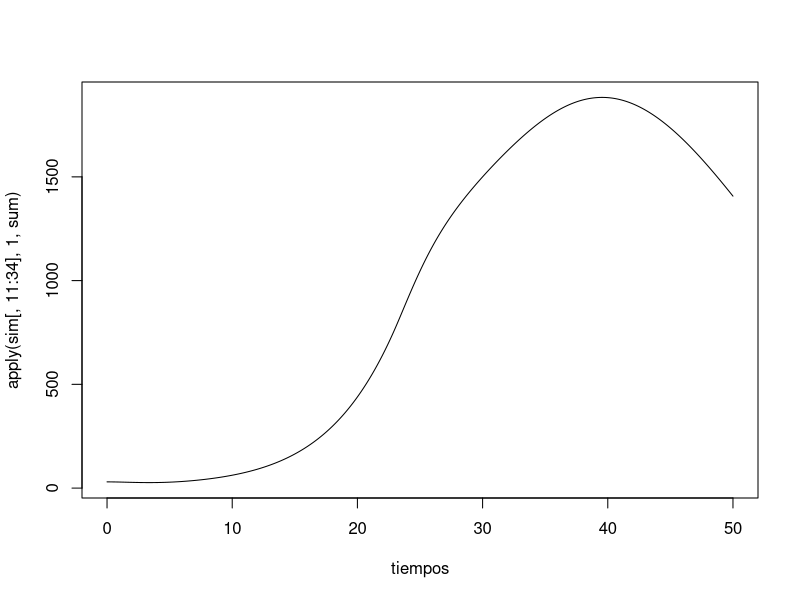

This figure's R source:
library(deSolve)
rm(list=ls())


r0curve<-function(t,ini,fin,cte){
  res<-ini
  if(t>23)res<-(fin+(ini-fin)*exp(-(t-23)/cte))
  return(res)
}

evenfun <- function(t, X_ini, parms)
{
  #bet1 <-r0curve(t, ini= 3.0, fin= 1.4,cte=10)
  #bet2 <-r0curve(t,ini= 3.0,fin= 1.4,cte=10)
  #bet12 <-(r0curve(t,ini= 3.0,fin=1.4,cte=10))
  #bet21 <-(r0curve(t,ini= 3.0,fin=1.4,cte=10))
  X_ini[['bet1']] <- ifelse( t< 23, 1  , .4)
  X_ini[['bet2']] <- ifelse( t< 23, 1 , .4)
  X_ini[['bet12']] <- ifelse( t< 23, 1 , .4)
  X_ini[['bet21']] <- ifelse( t< 23, 1 , .4)
  return(X_ini)
}


X_theta <- function(theta,t=tiempos, X_ini){
  SEIRmod <- function(t, x, theta) {
    params <- as.list(c(theta, x))
    with(params,
     {
       #bet1<<-r0curve(t, ini= 3.0, fin= 1.4,cte=10)*EI
       #bet2<<-r0curve(t,ini= 3.0,fin= 1.4,cte=10)*EI
       #bet12<<-(r0curve(t,ini= 3.0,fin=1.4,cte=10)*EI2)/5
       #bet21<<-(r0curve(t,ini= 3.0,fin=1.4,cte=10)*EI1)/10

       #bet1 <- 3.04#ifelse(t<0.2,bet1,1.2*EI)
       #bet2 <- 3.04#felse(t<0.2,bet2,1.2*EI)
       #bet12 <-3.04 #ifelse(t<0.2,bet12,1.2*EI/5)
       #bet21 <-3.04 #ifelse(t<0.2,bet21,1.2*EI/10)
       #browser()
       #if(round(t)%%100==0)
       cat("t:", t,"    bet1:", round(bet1 , 2),
           "    bet2:", round(bet2, 2),
           "    bet12:", round(bet12, 2), "    bet21:", round(bet21, 2),"\n")
         dS1_1 <- -bet1*S1_1*(I1_1_1+I1_2_1+I1_3_1+I1_4_1+I2_1_1+I2_2_1+I2_3_1+I2_4_1+I3_1_1+I3_2_1+I3_3_1+I3_4_1)/N1-
                   bet12*S1_1*(I1_1_2+I1_2_2+I1_3_2+I1_4_2+I2_1_2+I2_2_2+I2_3_2+I2_4_2+I3_1_2+I3_2_2+I3_3_2+I3_4_2)/N2
         dS2_1 <- -bet1*S2_1*(I1_1_1+I1_2_1+I1_3_1+I1_4_1+I2_1_1+I2_2_1+I2_3_1+I2_4_1+I3_1_1+I3_2_1+I3_3_1+I3_4_1)/N1-
                   bet12*S2_1*(I1_1_2+I1_2_2+I1_3_2+I1_4_2+I2_1_2+I2_2_2+I2_3_2+I2_4_2+I3_1_2+I3_2_2+I3_3_2+I3_4_2)/N2
         dS3_1 <- -bet1*S3_1*(I1_1_1+I1_2_1+I1_3_1+I1_4_1+I2_1_1+I2_2_1+I2_3_1+I2_4_1+I3_1_1+I3_2_1+I3_3_1+I3_4_1)/N1-
                   bet12*S3_1*(I1_1_2+I1_2_2+I1_3_2+I1_4_2+I2_1_2+I2_2_2+I2_3_2+I2_4_2+I3_1_2+I3_2_2+I3_3_2+I3_4_2)/N2

         dEP1_1 <-  bet1*S1_1*(I1_1_1+I1_2_1+I1_3_1+I1_4_1+I2_1_1+I2_2_1+I2_3_1+I2_4_1+I3_1_1+I3_2_1+I3_3_1+I3_4_1)/N1+
                   bet12*S1_1*(I1_1_2+I1_2_2+I1_3_2+I1_4_2+I2_1_2+I2_2_2+I2_3_2+I2_4_2+I3_1_2+I3_2_2+I3_3_2+I3_4_2)/N2-
                   sigma1*EP1_1
         dEP2_1 <-  bet1*S2_1*(I1_1_1+I1_2_1+I1_3_1+I1_4_1+I2_1_1+I2_2_1+I2_3_1+I2_4_1+I3_1_1+I3_2_1+I3_3_1+I3_4_1)/N1+
                   bet12*S2_1*(I1_1_2+I1_2_2+I1_3_2+I1_4_2+I2_1_2+I2_2_2+I2_3_2+I2_4_2+I3_1_2+I3_2_2+I3_3_2+I3_4_2)/N2-
                   sigma2*EP2_1
         dEP3_1 <-  bet1*S3_1*(I1_1_1+I1_2_1+I1_3_1+I1_4_1+I2_1_1+I2_2_1+I2_3_1+I2_4_1+I3_1_1+I3_2_1+I3_3_1+I3_4_1)/N1+
                   bet12*S3_1*(I1_1_2+I1_2_2+I1_3_2+I1_4_2+I2_1_2+I2_2_2+I2_3_2+I2_4_2+I3_1_2+I3_2_2+I3_3_2+I3_4_2)/N2-
                   sigma3*EP3_1

         dE1_1 <- sigma1*EP1_1-sigma1*E1_1
         dE2_1 <- sigma2*EP2_1-sigma2*E2_1
         dE3_1 <- sigma3*EP3_1-sigma3*E3_1

         dIP1_1_1 <- sigma1*alfa1_1*E1_1-gama1*IP1_1_1
         dIP1_2_1 <- sigma1*alfa1_2*E1_1-gama2*IP1_2_1
         dIP1_3_1 <- sigma1*alfa1_3*E1_1-gama3*IP1_3_1
         dIP1_4_1 <- sigma1*alfa1_4*E1_1-gama4*IP1_4_1
         dIP2_1_1 <- sigma2*alfa2_1*E2_1-gama1*IP2_1_1
         dIP2_2_1 <- sigma2*alfa2_2*E2_1-gama2*IP2_2_1
         dIP2_3_1 <- sigma2*alfa2_3*E2_1-gama3*IP2_3_1
         dIP2_4_1 <- sigma2*alfa2_4*E2_1-gama4*IP2_4_1
         dIP3_1_1 <- sigma3*alfa3_1*E3_1-gama1*IP3_1_1
         dIP3_2_1 <- sigma3*alfa3_2*E3_1-gama2*IP3_2_1
         dIP3_3_1 <- sigma3*alfa3_3*E3_1-gama3*IP3_3_1
         dIP3_4_1 <- sigma3*alfa3_4*E3_1-gama4*IP3_4_1

         dI1_1_1 <- gama1*IP1_1_1-gama1*I1_1_1
         dI1_2_1 <- gama2*IP1_2_1-gama2*I1_2_1
         dI1_3_1 <- gama3*IP1_3_1-gama3*I1_3_1
         dI1_4_1 <- gama4*IP1_4_1-gama4*I1_4_1
         dI2_1_1 <- gama1*IP2_1_1-gama1*I2_1_1
         dI2_2_1 <- gama2*IP2_2_1-gama2*I2_2_1
         dI2_3_1 <- gama3*IP2_3_1-gama3*I2_3_1
         dI2_4_1 <- gama4*IP2_4_1-gama4*I2_4_1
         dI3_1_1 <- gama1*IP3_1_1-gama1*I3_1_1
         dI3_2_1 <- gama2*IP3_2_1-gama2*I3_2_1
         dI3_3_1 <- gama3*IP3_3_1-gama3*I3_3_1
         dI3_4_1 <- gama4*IP3_4_1-gama4*I3_4_1

         dD1_1 <- gama1*delta1*I1_1_1+gama2*delta2*I1_2_1+gama3*delta3*I1_3_1+gama4*delta4*I1_4_1
         dD2_1 <- gama1*delta1*I2_1_1+gama2*delta2*I2_2_1+gama3*delta3*I2_3_1+gama4*delta4*I2_4_1
         dD3_1 <- gama1*delta1*I3_1_1+gama2*delta2*I3_2_1+gama3*delta3*I3_3_1+gama4*delta4*I3_4_1

         dR1_1 <- gama1*(1-delta1)*I1_1_1+gama2*(1-delta2)*I1_2_1+gama3*(1-delta3)*I1_3_1+gama4*(1-delta4)*I1_4_1
         dR2_1 <- gama1*(1-delta1)*I2_1_1+gama2*(1-delta2)*I2_2_1+gama3*(1-delta3)*I2_3_1+gama4*(1-delta4)*I2_4_1
         dR3_1 <- gama1*(1-delta1)*I3_1_1+gama2*(1-delta2)*I3_2_1+gama3*(1-delta3)*I3_3_1+gama4*(1-delta4)*I3_4_1

         dY1_2_1 <- sigma1*alfa1_2*lambda1*E1_1
         dY1_3_1 <- sigma1*alfa1_3*lambda1*E1_1
         dY1_4_1 <- sigma1*alfa1_4*lambda1*E1_1
         dY2_2_1 <- sigma2*alfa2_2*lambda2*E2_1
         dY2_3_1 <- sigma2*alfa2_3*lambda2*E2_1
         dY2_4_1 <- sigma2*alfa2_4*lambda2*E2_1
         dY3_2_1 <- sigma3*alfa3_2*lambda3*E3_1
         dY3_3_1 <- sigma3*alfa3_3*lambda3*E3_1
         dY3_4_1 <- sigma3*alfa3_4*lambda3*E3_1

         dS1_2 <- -bet1*S1_2*(I1_1_2+I1_2_2+I1_3_2+I1_4_2+I2_1_2+I2_2_2+I2_3_2+I2_4_2+I3_1_2+I3_2_2+I3_3_2+I3_4_2)/N2-
                  bet21*S1_2*(I1_1_1+I1_2_1+I1_3_1+I1_4_1+I2_1_1+I2_2_1+I2_3_1+I2_4_1+I3_1_1+I3_2_1+I3_3_1+I3_4_1)/N1
         dS2_2 <- -bet1*S2_2*(I1_1_2+I1_2_2+I1_3_2+I1_4_2+I2_1_2+I2_2_2+I2_3_2+I2_4_2+I3_1_2+I3_2_2+I3_3_2+I3_4_2)/N2-
                  bet21*S2_2*(I1_1_1+I1_2_1+I1_3_1+I1_4_1+I2_1_1+I2_2_1+I2_3_1+I2_4_1+I3_1_1+I3_2_1+I3_3_1+I3_4_1)/N1
         dS3_2 <- -bet1*S3_2*(I1_1_2+I1_2_2+I1_3_2+I1_4_2+I2_1_2+I2_2_2+I2_3_2+I2_4_2+I3_1_2+I3_2_2+I3_3_2+I3_4_2)/N2-
                  bet21*S3_2*(I1_1_1+I1_2_1+I1_3_1+I1_4_1+I2_1_1+I2_2_1+I2_3_1+I2_4_1+I3_1_1+I3_2_1+I3_3_1+I3_4_1)/N1


         dEP1_2 <- bet1*S1_2*(I1_1_2+I1_2_2+I1_3_2+I1_4_2+I2_1_2+I2_2_2+I2_3_2+I2_4_2+I3_1_2+I3_2_2+I3_3_2+I3_4_2)/N2+
                  bet21*S1_2*(I1_1_1+I1_2_1+I1_3_1+I1_4_1+I2_1_1+I2_2_1+I2_3_1+I2_4_1+I3_1_1+I3_2_1+I3_3_1+I3_4_1)/N1-
                  sigma1*EP1_2
         dEP2_2 <- bet1*S2_2*(I1_1_2+I1_2_2+I1_3_2+I1_4_2+I2_1_2+I2_2_2+I2_3_2+I2_4_2+I3_1_2+I3_2_2+I3_3_2+I3_4_2)/N2+
                  bet21*S2_2*(I1_1_1+I1_2_1+I1_3_1+I1_4_1+I2_1_1+I2_2_1+I2_3_1+I2_4_1+I3_1_1+I3_2_1+I3_3_1+I3_4_1)/N1-
                  sigma2*EP2_2
         dEP3_2 <- bet1*S3_2*(I1_1_2+I1_2_2+I1_3_2+I1_4_2+I2_1_2+I2_2_2+I2_3_2+I2_4_2+I3_1_2+I3_2_2+I3_3_2+I3_4_2)/N2+
                  bet21*S3_2*(I1_1_1+I1_2_1+I1_3_1+I1_4_1+I2_1_1+I2_2_1+I2_3_1+I2_4_1+I3_1_1+I3_2_1+I3_3_1+I3_4_1)/N1-
                  sigma3*EP3_2

         dE1_2 <- sigma1*EP1_2-sigma1*E1_2
         dE2_2 <- sigma2*EP2_2-sigma2*E2_2
         dE3_2 <- sigma3*EP3_2-sigma3*E3_2

         dIP1_1_2 <- sigma1*alfa1_1*E1_2-gama1*IP1_1_2
         dIP1_2_2 <- sigma1*alfa1_2*E1_2-gama2*IP1_2_2
         dIP1_3_2 <- sigma1*alfa1_3*E1_2-gama3*IP1_3_2
         dIP1_4_2 <- sigma1*alfa1_4*E1_2-gama4*IP1_4_2
         dIP2_1_2 <- sigma2*alfa2_1*E2_2-gama1*IP2_1_2
         dIP2_2_2 <- sigma2*alfa2_2*E2_2-gama2*IP2_2_2
         dIP2_3_2 <- sigma2*alfa2_3*E2_2-gama3*IP2_3_2
         dIP2_4_2 <- sigma2*alfa2_4*E2_2-gama4*IP2_4_2
         dIP3_1_2 <- sigma3*alfa3_1*E3_2-gama1*IP3_1_2
         dIP3_2_2 <- sigma3*alfa3_2*E3_2-gama2*IP3_2_2
         dIP3_3_2 <- sigma3*alfa3_3*E3_2-gama3*IP3_3_2
         dIP3_4_2 <- sigma3*alfa3_4*E3_2-gama4*IP3_4_2

         dI1_1_2 <- gama1*IP1_1_2-gama1*I1_1_2
         dI1_2_2 <- gama2*IP1_2_2-gama2*I1_2_2
         dI1_3_2 <- gama3*IP1_3_2-gama3*I1_3_2
         dI1_4_2 <- gama4*IP1_4_2-gama4*I1_4_2
         dI2_1_2 <- gama1*IP2_1_2-gama1*I2_1_2
         dI2_2_2 <- gama2*IP2_2_2-gama2*I2_2_2
         dI2_3_2 <- gama3*IP2_3_2-gama3*I2_3_2
         dI2_4_2 <- gama4*IP2_4_2-gama4*I2_4_2
         dI3_1_2 <- gama1*IP3_1_2-gama1*I3_1_2
         dI3_2_2 <- gama2*IP3_2_2-gama2*I3_2_2
         dI3_3_2 <- gama3*IP3_3_2-gama3*I3_3_2
         dI3_4_2 <- gama4*IP3_4_2-gama4*I3_4_2

         dD1_2 <- gama1*delta1*I1_1_2+gama2*delta2*I1_2_2+gama3*delta3*I1_3_2+gama4*delta4*I1_4_2
         dD2_2 <- gama1*delta1*I2_1_2+gama2*delta2*I2_2_2+gama3*delta3*I2_3_2+gama4*delta4*I2_4_2
         dD3_2 <- gama1*delta1*I3_1_2+gama2*delta2*I3_2_2+gama3*delta3*I3_3_2+gama4*delta4*I3_4_2

         dR1_2 <- gama1*(1-delta1)*I1_1_2+gama2*(1-delta2)*I1_2_2+gama3*(1-delta3)*I1_3_2+gama4*(1-delta4)*I1_4_2
         dR2_2 <- gama1*(1-delta1)*I2_1_2+gama2*(1-delta2)*I2_2_2+gama3*(1-delta3)*I2_3_2+gama4*(1-delta4)*I2_4_2
         dR3_2 <- gama1*(1-delta1)*I3_1_2+gama2*(1-delta2)*I3_2_2+gama3*(1-delta3)*I3_3_2+gama4*(1-delta4)*I3_4_2

         dY1_2_2 <- sigma1*alfa1_2*lambda1*E1_2
         dY1_3_2 <- sigma1*alfa1_3*lambda1*E1_2
         dY1_4_2 <- sigma1*alfa1_4*lambda1*E1_2
         dY2_2_2 <- sigma2*alfa2_2*lambda2*E2_2
         dY2_3_2 <- sigma2*alfa2_3*lambda2*E2_2
         dY2_4_2 <- sigma2*alfa2_4*lambda2*E2_2
         dY3_2_2 <- sigma3*alfa3_2*lambda3*E3_2
         dY3_3_2 <- sigma3*alfa3_3*lambda3*E3_2
         dY3_4_2 <- sigma3*alfa3_4*lambda3*E3_2

                  res<-c(dS1_1,
                         dS2_1,
                         dS3_1,
                         dEP1_1,
                         dEP2_1,
                         dEP3_1,
                         dE1_1,
                         dE2_1,
                         dE3_1,
                         dIP1_1_1,
                         dIP1_2_1,
                         dIP1_3_1,
                         dIP1_4_1,
                         dIP2_1_1,
                         dIP2_2_1,
                         dIP2_3_1,
                         dIP2_4_1,
                         dIP3_1_1,
                         dIP3_2_1,
                         dIP3_3_1,
                         dIP3_4_1,
                         dI1_1_1,
                         dI1_2_1,
                         dI1_3_1,
                         dI1_4_1,
                         dI2_1_1,
                         dI2_2_1,
                         dI2_3_1,
                         dI2_4_1,
                         dI3_1_1,
                         dI3_2_1,
                         dI3_3_1,
                         dI3_4_1,
                         dD1_1,
                         dD2_1,
                         dD3_1,
                         dR1_1,
                         dR2_1,
                         dR3_1,
                         dY1_2_1,
                         dY1_3_1,
                         dY1_4_1,
                         dY2_2_1,
                         dY2_3_1,
                         dY2_4_1,
                         dY3_2_1,
                         dY3_3_1,
                         dY3_4_1,
                         dS1_2,
                         dS2_2,
                         dS3_2,
                         dEP1_2,
                         dEP2_2,
                         dEP3_2,
                         dE1_2,
                         dE2_2,
                         dE3_2,
                         dIP1_1_2,
                         dIP1_2_2,
                         dIP1_3_2,
                         dIP1_4_2,
                         dIP2_1_2,
                         dIP2_2_2,
                         dIP2_3_2,
                         dIP2_4_2,
                         dIP3_1_2,
                         dIP3_2_2,
                         dIP3_3_2,
                         dIP3_4_2,
                         dI1_1_2,
                         dI1_2_2,
                         dI1_3_2,
                         dI1_4_2,
                         dI2_1_2,
                         dI2_2_2,
                         dI2_3_2,
                         dI2_4_2,
                         dI3_1_2,
                         dI3_2_2,
                         dI3_3_2,
                         dI3_4_2,
                         dD1_2,
                         dD2_2,
                         dD3_2,
                         dR1_2,
                         dR2_2,
                         dR3_2,
                         dY1_2_2,
                         dY1_3_2,
                         dY1_4_2,
                         dY2_2_2,
                         dY2_3_2,
                         dY2_4_2,
                         dY3_2_2,
                         dY3_3_2,
                         dY3_4_2,
                         bet1, bet2, bet12, bet21)
        list(res) }
    ) }
  out <- lsoda(X_ini, t, SEIRmod, theta,
               events = list(func=evenfun, time=tiempos))
  #out[which(out[,3]<0),3]<-0
  return(out)
}

##############################


N1 = 10000
N2 = 90000

alfa <- matrix(c(0.3,0.55,0.1,0.05,0.3,0.55,0.1,0.05,0.3,0.55,0.1,0.05),4,3) #carlos
alfa <- t(t(alfa)*c(0.33,0.66,1))  #diminuyo por grupo de edad
alfa[1,] <- 1- colSums(alfa[2:4,])
colSums(alfa)  #tienen que ser un vector de 1's
alfa <- as.vector(alfa)
names(alfa) <- paste0("alfa",rep(1:3,each=4), "_", rep(1:4, 3))

theta<-c(sigma1 = 0.4
         ,sigma2 = 0.4
         ,sigma3 = 0.4
         ,gama1 =  0.36#1/14
         ,gama2 =  0.25#1/21
         ,gama3 =  0.21#1/25
         ,gama4 =  0.21#1/25
         ,alfa
         ,delta1 = 0.001
         ,delta2 = 0.01
         ,delta3 = 0.15
         ,delta4 = 0.55
         ,lambda1= 0.1
         ,lambda2= 0.1
         ,lambda3= 0.1
         , EI= 10
         , EI1= 10
         , EI2= 10
         , N1=N1
         , N2=N2
)


X_ini<-c(S1_1=N1/4-10
         , S2_1=N1*2/4-10
         , S3_1=N1/4-10
         , EP1_1=0
         , EP2_1=0
         , EP3_1=0
         , E1_1=0
         , E2_1=0
         , E3_1=0
         , IP1_1_1=5
         , IP1_2_1=2
         , IP1_3_1=2
         , IP1_4_1=1
         , IP2_1_1=2
         , IP2_2_1=5
         , IP2_3_1=2
         , IP2_4_1=1
         , IP3_1_1=0
         , IP3_2_1=1
         , IP3_3_1=4
         , IP3_4_1=5
         , I1_1_1=0
         , I1_2_1=0
         , I1_3_1=0
         , I1_4_1=0
         , I2_1_1=0
         , I2_2_1=0
         , I2_3_1=0
         , I2_4_1=0
         , I3_1_1=0
         , I3_2_1=0
         , I3_3_1=0
         , I3_4_1=0
         , D1_1=0
         , D2_1=0
         , D3_1=0
         , R1_1=2.5
         , R2_1=2.5
         , R3_1=2.5
         , Y1_2_1=2
         , Y1_3_1=2
         , Y1_4_1=1
         , Y2_2_1=5
         , Y2_3_1=2
         , Y2_4_1=1
         , Y3_2_1=1
         , Y3_3_1=4
         , Y3_4_1=5
         , S1_2=N2/4-10
         , S2_2=N2*2/4-10
         , S3_2=N2/4-10
         , EP1_2=0
         , EP2_2=0
         , EP3_2=0
         , E1_2=0
         , E2_2=0
         , E3_2=0
         , IP1_1_2=5
         , IP1_2_2=2
         , IP1_3_2=2
         , IP1_4_2=1
         , IP2_1_2=2
         , IP2_2_2=5
         , IP2_3_2=2
         , IP2_4_2=1
         , IP3_1_2=0
         , IP3_2_2=1
         , IP3_3_2=4
         , IP3_4_2=5
         , I1_1_2=0
         , I1_2_2=0
         , I1_3_2=0
         , I1_4_2=0
         , I2_1_2=0
         , I2_2_2=0
         , I2_3_2=0
         , I2_4_2=0
         , I3_1_2=0
         , I3_2_2=0
         , I3_3_2=0
         , I3_4_2=0
         , D1_2=0
         , D2_2=0
         , D3_2=0
         , R1_2=2.5
         , R2_2=2.5
         , R3_2=2.5
         , Y1_2_2=2
         , Y1_3_2=2
         , Y1_4_2=1
         , Y2_2_2=5
         , Y2_3_2=2
         , Y2_4_2=1
         , Y3_2_2=1
         , Y3_3_2=4
         , Y3_4_2=5
)
sum(X_ini[-grep('Y',names(X_ini))]) #bien
X_ini <- c(X_ini, rep(3, 4))
names(X_ini)[ (length(X_ini)-3):length(X_ini)] <- c('bet1', 'bet2', 'bet12', 'bet21')
X_ini
#source("ModeloMigracion_2pErlang.R")
days <- 50
tiempos <- seq(0, days ,length = days*100+1)


sim <- X_theta(theta, tiempos, X_ini)

xx<-seq(1,days,1)
colnames(sim)
colnames(sim[, 11:34])

plot(tiempos, apply(sim[, 11:34], 1, sum), type='l')
